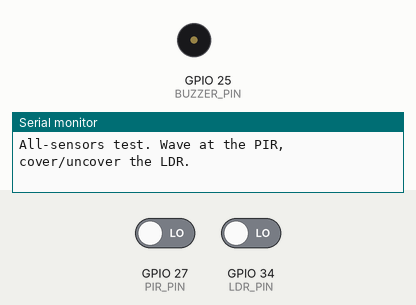
Recording of a sketch running on a simulated ESP32. Parts: buzzer (waves = sounding, pin HIGH), the last lines printed to the serial monitor. The test bench sets the inputs (shaded band); at power-on: GPIO 27 (PIR_PIN) LOW, GPIO 34 (LDR_PIN) LOW. Pins used as bus, display or sensor lines are not drawn.

Above: at 2.3 s.
2.4 s: GPIO 27 (PIR_PIN) driven HIGH
At 2.57 s:
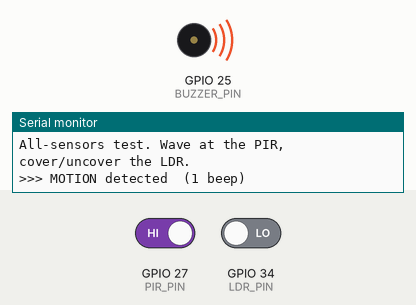
4.0 s: GPIO 34 (LDR_PIN) driven HIGH
At 4.2 s:
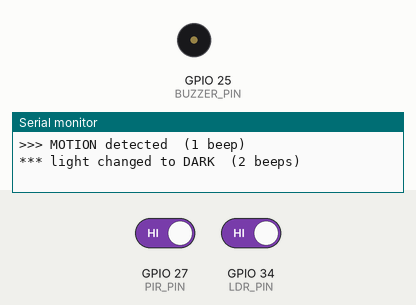
7.0 s: GPIO 34 (LDR_PIN) driven LOW
At 8.2 s:
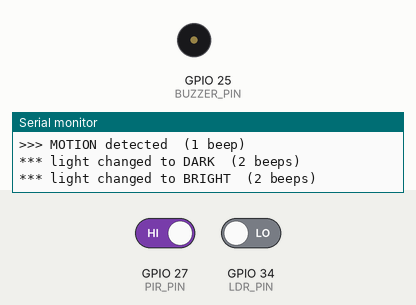
Timing chart, 0 to 9.6 s (numbered marks = the images above; inputs shaded):
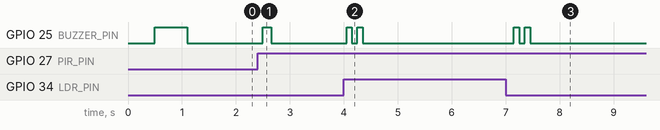

The sketch:

all_sensors_test.ino
```cpp
// Combined hardware test: PIR + LDR + buzzer all running together, using the
// same pins as the real SafeHome firmware. The relay is left alone.
#define PIR_PIN        27
#define LDR_PIN        34   // module DO pin
#define LDR_POWER_PIN  32   // module VCC, switched on by this sketch
#define BUZZER_PIN     25
#define DO_HIGH_IS_DARK true

bool lastMotion = false;
bool lastDark = false;
bool started = false;

void beep(int ms) {
  digitalWrite(BUZZER_PIN, HIGH);
  delay(ms);
  digitalWrite(BUZZER_PIN, LOW);
}

void setup() {
  Serial.begin(115200);
  pinMode(BUZZER_PIN, OUTPUT);
  digitalWrite(BUZZER_PIN, LOW);
  pinMode(PIR_PIN, INPUT);
  pinMode(LDR_POWER_PIN, OUTPUT);
  digitalWrite(LDR_POWER_PIN, HIGH);
  pinMode(LDR_PIN, INPUT);
  delay(500);
  Serial.println("All-sensors test. Wave at the PIR, cover/uncover the LDR.");
  beep(600);   // one long beep = buzzer works alongside everything else
}

void loop() {
  bool motion = digitalRead(PIR_PIN) == HIGH;
  bool dark = (digitalRead(LDR_PIN) == HIGH) == DO_HIGH_IS_DARK;

  if (!started) {
    lastMotion = motion;
    lastDark = dark;
    started = true;
  }

  if (motion && !lastMotion) {
    Serial.println(">>> MOTION detected  (1 beep)");
    beep(150);
  }
  if (!motion && lastMotion) {
    Serial.println("... motion ended");
  }
  if (dark != lastDark) {
    Serial.println(dark ? "*** light changed to DARK  (2 beeps)" : "*** light changed to BRIGHT  (2 beeps)");
    beep(100);
    delay(100);
    beep(100);
  }

  lastMotion = motion;
  lastDark = dark;
  delay(200);
}
```

Measured:
- after the input at 2.4 s, GPIO 25 (BUZZER_PIN): LOW → HIGH after 0.10 s, → LOW 0.15 s later
- after the input at 4.0 s, GPIO 25 (BUZZER_PIN): alternates HIGH for 0.10 s and LOW for 0.10 s, 4 changes in all, then stays LOW, starting after 0.05 s
- after the input at 7.0 s, GPIO 25 (BUZZER_PIN): alternates HIGH for 0.10 s and LOW for 0.10 s, 4 changes in all, then stays LOW, starting after 0.15 s
